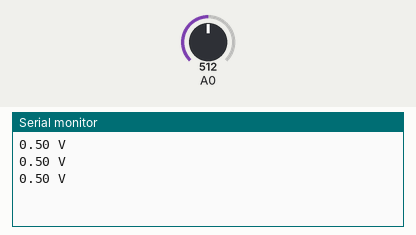
Recording of a sketch running on a simulated Arduino Uno, built with avr-gcc and run on an emulated ATmega328P. Parts: the last lines printed to the serial monitor. The inputs (shaded band) are chosen by the test bench; at power-on: A0 = 512.

Above: at 1.3 s.
1.4 s: A0 set to 716
At 1.9 s:
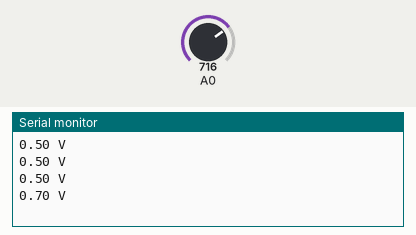
2.9 s: A0 set to 900
At 3.4 s:
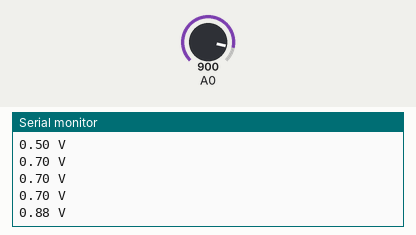
Timing chart, 0 to 5.9 s (numbered marks = the images above; inputs shaded):
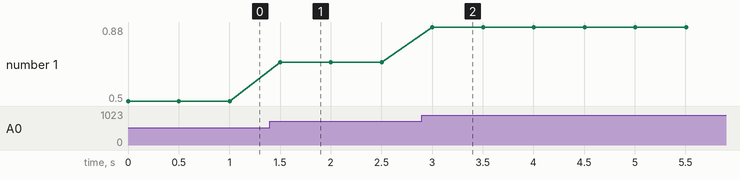

Measured:
- after the input at 1.4 s, the serial monitor: prints a new line after 0.10 s (image 1)
- after the input at 2.9 s, the serial monitor: prints a new line after 0.10 s (image 2)
- plotted number 1: 0.5 → 0.7 after the input at 1.4 s, 0.7 → 0.88 after the input at 2.9 s

The sketch:

pot.ino
```cpp
float status;

void setup() {
pinMode(A0,INPUT);
Serial.begin(9600);
}

void loop() {
status=analogRead(A0);
Serial.print(status/1024);
Serial.print(" V");
Serial.println(' ');

delay(500);
}
```
